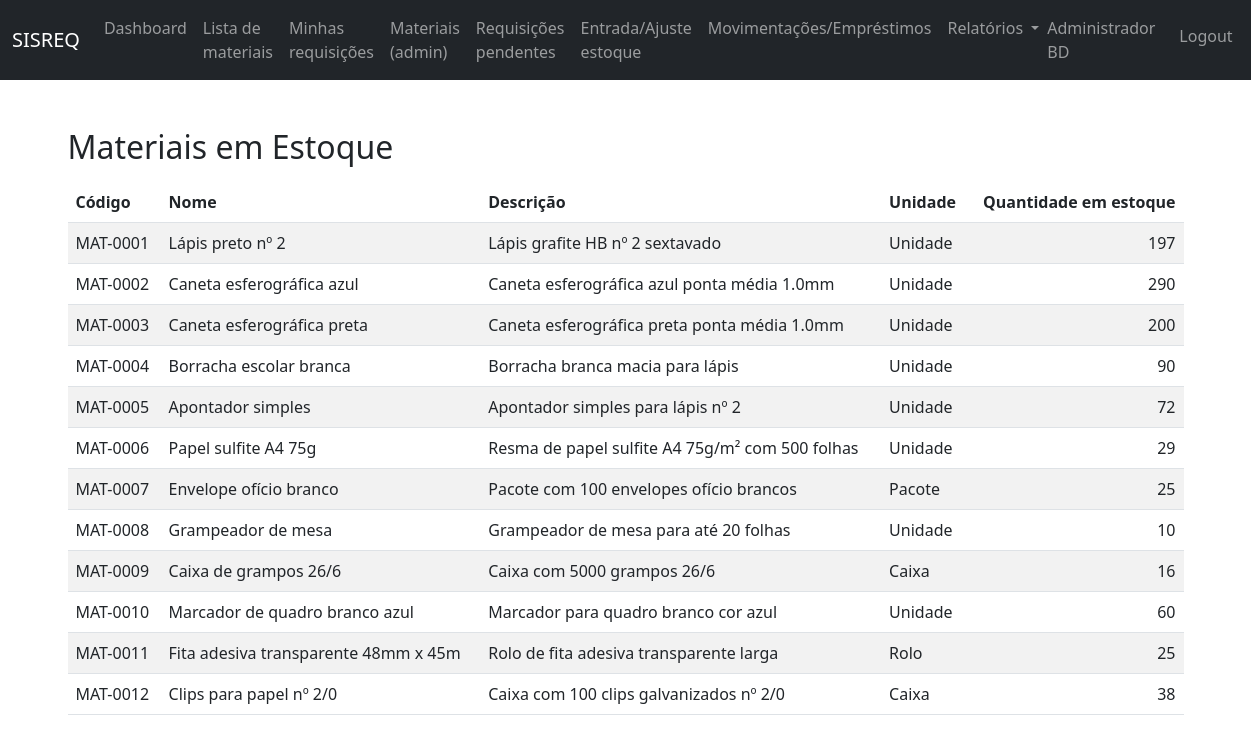
Page /materiais/publico/ (signed in) on the committed database.
### apps/usuarios/models.py (models this page shows, shortened)
class Usuario(AbstractBaseUser, PermissionsMixin):
    email = models.EmailField(unique=True)
    nome_completo = models.CharField(max_length=150)
    matricula = models.CharField(max_length=30, blank=True, null=True)
    prefeitura = models.ForeignKey(
        "cadastros.Prefeitura",
        on_delete=models.PROTECT,
        null=True,
        blank=True,
    )
    secretaria = models.ForeignKey(
        "cadastros.Secretaria",
        on_delete=models.PROTECT,
        null=True,
        blank=True,
    )
    setor = models.ForeignKey(
        "cadastros.Setor",
        on_delete=models.PROTECT,
        null=True,
        blank=True,
    )
    tipo = models.CharField(
        max_length=20,
        choices=TIPO_USUARIO_CHOICES,
        default="FUNCIONARIO",
    )
    ativo = models.BooleanField(default=True)
    is_staff = models.BooleanField(default=False)
    is_superuser = models.BooleanField(default=False)
    date_joined = models.DateTimeField(default=timezone.now)
    USERNAME_FIELD = "email"
    REQUIRED_FIELDS = ["nome_completo"]
    objects = UsuarioManager()
    class Meta:
        verbose_name = "Usuário"
        verbose_name_plural = "Usuários"
    @property
    def is_active(self) -> bool:
        return self.ativo

### apps/estoque/models.py (models this page shows, shortened)
class Material(models.Model):
    prefeitura = models.ForeignKey(
        "cadastros.Prefeitura",
        on_delete=models.PROTECT,
    )
    secretaria = models.ForeignKey(
        "cadastros.Secretaria",
        on_delete=models.PROTECT,
    )
    codigo = models.CharField(max_length=50)
    nome = models.CharField(max_length=150)
    marca = models.CharField(max_length=100, blank=True)
    categoria = models.CharField(max_length=100, blank=True)
    descricao = models.TextField(blank=True)
    unidade = models.CharField(
        max_length=10,
        choices=UNIDADE_MATERIAL_CHOICES,
    )
    quantidade_estoque = models.IntegerField()
    quantidade_minima = models.IntegerField()
    ativo = models.BooleanField(default=True)
    created_at = models.DateTimeField(auto_now_add=True)
    updated_at = models.DateTimeField(auto_now=True)
    class Meta:
        verbose_name = "Material"
        verbose_name_plural = "Materiais"
        unique_together = ("prefeitura", "secretaria", "codigo")

### apps/estoque/views.py (the view)
def lista_materiais_publica(request):
    prefeitura_id, secretaria_id = _get_unidade_from_session(request)
    materiais = Material.objects.none()
    if prefeitura_id and secretaria_id:
        materiais = Material.objects.filter(
            prefeitura_id=prefeitura_id,
            secretaria_id=secretaria_id,
            ativo=True,
        )
    return render(
        request,
        "estoque/lista_materiais_publica.html",
        {"materiais": materiais},
    )

### apps/estoque/views.py (called while the page is built, shortened)
def _get_unidade_from_session(request):
    prefeitura_id = request.session.get("prefeitura_id")
    secretaria_id = request.session.get("secretaria_id")
    user = getattr(request, "user", None)
    return prefeitura_id, secretaria_id

### apps/estoque/templates/estoque/lista_materiais_publica.html (shortened to what this page needs)
{% extends "core/base.html" %}
{% block content %}
<div class="container mt-4">
  <h2>Materiais em Estoque</h2>
  <table class="table table-striped mt-3">
    <thead>
      <tr>
        <th>Código</th>
        <th>Nome</th>
        <th>Descrição</th>
        <th>Unidade</th>
        <th class="text-right">Quantidade em estoque</th>
      </tr>
    </thead>
    <tbody>
      {% for material in materiais %}
      <tr>
        <td>{{ material.codigo }}</td>
        <td>{{ material.nome }}</td>
        <td>{{ material.descricao }}</td>
        <td>{{ material.get_unidade_display }}</td>
        <td class="text-right">{{ material.quantidade_estoque }}</td>
      </tr>
      {% empty %}
      <tr>
        <td colspan="5">Nenhum material disponível para esta secretaria.</td>
      </tr>
      {% endfor %}
    </tbody>
  </table>
</div>
{% endblock %}

### apps/templates/core/base.html (shortened to what this page needs)
{% load static %}
<!DOCTYPE html>
<html lang="pt-br">
  <head>
    <link href="https://cdn.jsdelivr.net/npm/bootstrap@5.3.0/dist/css/bootstrap.min.css" rel="stylesheet">
    <link rel="stylesheet" href="{% static 'estoque/css/estoque.css' %}">
  </head>
  <body>
    <nav class="navbar navbar-expand-lg navbar-dark bg-dark">
      <div class="container-fluid">
        <a class="navbar-brand" href="{% url 'estoque:dashboard' %}">SISREQ</a>
        <div class="collapse navbar-collapse" id="navbarNav">
          <ul class="navbar-nav me-auto mb-2 mb-lg-0">
            {% if request.user.is_authenticated %}
            <li class="nav-item">
              <a class="nav-link" href="{% url 'estoque:dashboard' %}">Dashboard</a>
            </li>
            <li class="nav-item">
              <a class="nav-link" href="{% url 'estoque:lista_materiais_publica' %}">Lista de materiais</a>
            </li>
            <li class="nav-item">
              <a class="nav-link" href="{% url 'estoque:listar_requisicoes' %}">Minhas requisições</a>
            </li>
            {% if request.user.tipo == "ADMINISTRADOR" %}
            <li class="nav-item">
              <a class="nav-link" href="{% url 'estoque:listar_materiais' %}">Materiais (admin)</a>
            </li>
            <li class="nav-item">
              <a class="nav-link" href="{% url 'estoque:listar_requisicoes' %}?status=PENDENTE">Requisições pendentes</a>
            </li>
            <li class="nav-item">
              <a class="nav-link" href="{% url 'estoque:novo_movimento_estoque' %}">Entrada/Ajuste estoque</a>
            </li>
            <li class="nav-item">
              <a class="nav-link" href="{% url 'estoque:entrada_compra' %}">Movimentações/Empréstimos</a>
            </li>
            <li class="nav-item dropdown">
              <a class="nav-link dropdown-toggle"
                 href="#"
                 id="navbarRelatorios"
                 role="button"
                 data-bs-toggle="dropdown"
                 aria-expanded="false">
                Relatórios
              </a>
            </li>
            {% endif %}
            {% endif %}
          </ul>
          <ul class="navbar-nav">
            {% if request.user.is_authenticated %}
            <li class="nav-item">
              <span class="navbar-text me-3">
                {{ request.user.nome_completo }}
              </span>
            </li>
            <li class="nav-item">
              <a class="nav-link" href="{% url 'usuarios:logout' %}">Logout</a>
            </li>
            {% else %}
            <li class="nav-item">
              <a class="nav-link" href="{% url 'usuarios:login' %}">Login</a>
            </li>
            {% endif %}
          </ul>
        </div>
      </div>
    </nav>
    <main class="py-4">
      {% block content %}{% endblock %}
    </main>
  </body>
</html>

### static/estoque/css/estoque.css (style rules this page uses)
.text-right { text-align:right; }

### rows in the picture
Usuario: user.nome_completo "Administrador BD"
Material: codigo "MAT-0001", nome "Lápis preto nº 2", descricao "Lápis grafite HB nº 2 sextavado", unidade "Unidade", quantidade_estoque "197"
Material: codigo "MAT-0002", nome "Caneta esferográfica azul", descricao "Caneta esferográfica azul ponta média 1.0mm", unidade "Unidade", quantidade_estoque "290"
Material: codigo "MAT-0003", nome "Caneta esferográfica preta", descricao "Caneta esferográfica preta ponta média 1.0mm", unidade "Unidade", quantidade_estoque "200"
Material: codigo "MAT-0004", nome "Borracha escolar branca", descricao "Borracha branca macia para lápis", unidade "Unidade", quantidade_estoque "90"
Material: codigo "MAT-0005", nome "Apontador simples", descricao "Apontador simples para lápis nº 2", unidade "Unidade", quantidade_estoque "72"
Material: codigo "MAT-0006", nome "Papel sulfite A4 75g", descricao "Resma de papel sulfite A4 75g/m² com 500 folhas", unidade "Unidade", quantidade_estoque "29"
Material: codigo "MAT-0007", nome "Envelope ofício branco", descricao "Pacote com 100 envelopes ofício brancos", unidade "Pacote", quantidade_estoque "25"
Material: codigo "MAT-0008", nome "Grampeador de mesa", descricao "Grampeador de mesa para até 20 folhas", unidade "Unidade", quantidade_estoque "10"
Material: codigo "MAT-0009", nome "Caixa de grampos 26/6", descricao "Caixa com 5000 grampos 26/6", unidade "Caixa", quantidade_estoque "16"
Material: codigo "MAT-0010", nome "Marcador de quadro branco azul", descricao "Marcador para quadro branco cor azul", unidade "Unidade", quantidade_estoque "60"
Material: codigo "MAT-0011", nome "Fita adesiva transparente 48mm x 45m", descricao "Rolo de fita adesiva transparente larga", unidade "Rolo", quantidade_estoque "25"
Material: codigo "MAT-0012", nome "Clips para papel nº 2/0", descricao "Caixa com 100 clips galvanizados nº 2/0", unidade "Caixa", quantidade_estoque "38"
